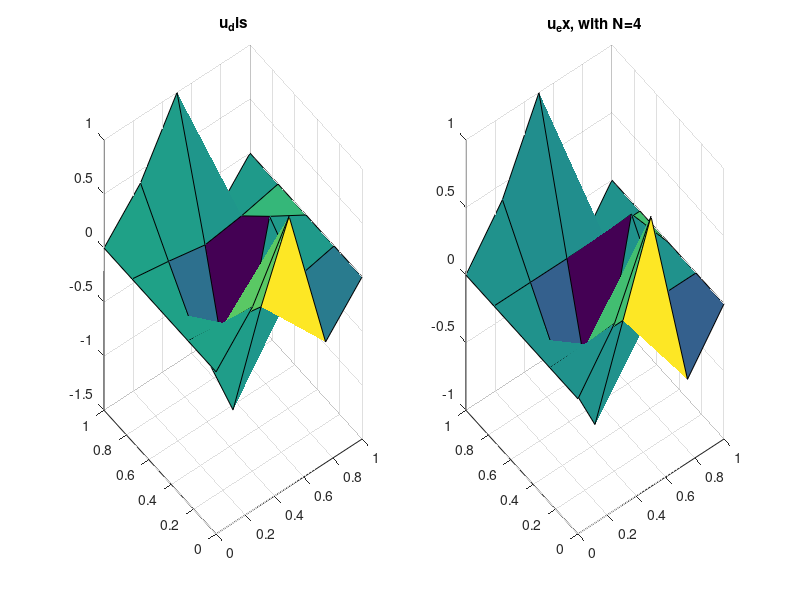
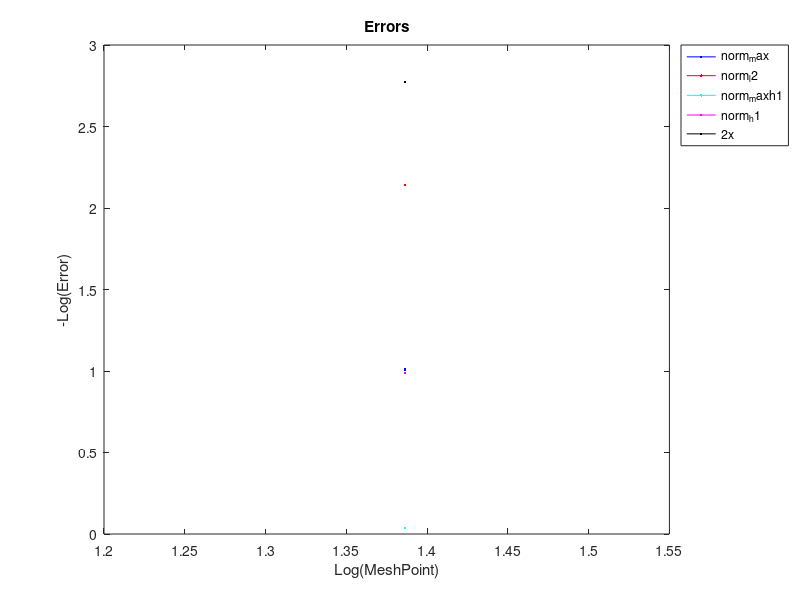

The MATLAB source for these figures, in order:
%% solve equation -u_xx(x,y)-u_yy(x,y)=f(x,y) with the Dirichlet boundary condition 
clear all
close all
clc
format short
%% Initial informations
ax=0.0;
bx=1.0;
ay=0.0;
by=1.0;
% cases=2;
u_ex = @(x,y)cos(2*pi*x)*sin(2*pi*y^2);
f = @(x,y) 4*pi*cos(2*pi*x)*(pi*sin(2*pi*y^2)*(1+4*y^2)-cos(2*pi*y^2));
N=4;% number of mesh points of first mesh
number_mesh=1;
number_mesh_point=zeros(number_mesh,1);
norm_max=zeros(number_mesh,1);
norm_l2=zeros(number_mesh,1);
norm_maxh1=zeros(number_mesh,1);
norm_h1=zeros(number_mesh,1);

%% Solve discrite solution and refine mesh
for inumber_mesh=1:number_mesh
    
    h=(bx-ax)/N;
    number_mesh_point(inumber_mesh)=N;
    
    %% Create mesh point    
    x=zeros(N+1,1);
    for i_iter=1:N+1
        x(i_iter)=(i_iter-1)*h;
    end
    y=zeros(N+1,1);
    for i_iter=1:N+1
        y(i_iter)=(i_iter-1)*h;
    end
    
    %% Create matrix A 
    A=zeros((N-1)*(N-1),(N-1)*(N-1));
    B=zeros(N-1,N-1);
    I_h=zeros(N-1,N-1);
    for i=1:N-1
        I_h(i,i)=1;
    end
    for i=1:N-1
        if(i==1)
            B(i,i)=4;
            B(i,i+1)=-1;
        else
            if(i==N-1)
                B(i,i)=4;
                B(i,i-1)=-1;
            else
                B(i,i)=4;
                B(i,i-1)=-1;
                B(i,i+1)=-1;
            end
        end
    end
    for i=1:N-1
        if(i==1)
            A((i-1)*(N-1)+1:i*(N-1),(i-1)*(N-1)+1:i*(N-1))=B;
            A((i-1)*(N-1)+1:i*(N-1),i*(N-1)+1:(i+1)*(N-1))=-I_h;
        else
            if(i==N-1)
                A((i-1)*(N-1)+1:i*(N-1),(i-1)*(N-1)+1:i*(N-1))=B;
                A((i-1)*(N-1)+1:i*(N-1),(i-2)*(N-1)+1:(i-1)*(N-1))=-I_h;
            else
                A((i-1)*(N-1)+1:i*(N-1),(i-1)*(N-1)+1:i*(N-1))=B;
                A((i-1)*(N-1)+1:i*(N-1),i*(N-1)+1:(i+1)*(N-1))=-I_h;
                A((i-1)*(N-1)+1:i*(N-1),(i-2)*(N-1)+1:(i-1)*(N-1))=-I_h;
            end
        end
    end
    A=(1/h^2)*A;
    
    %% Create vector F
    F=zeros((N-1)*(N-1),1);
    for i1=1:N-1
        for i2=1:N-1
            F((i1-1)*(N-1)+i2)=f(i1*h,i2*h);
            if(i1==1)
                if(i2==1)
                    F((i1-1)*(N-1)+i2)=F((i1-1)*(N-1)+i2)+u_ex((i1-1)*h,i2*h)/h^2+u_ex((i1)*h,(i2-1)*h)/h^2;
                else
                    if(i2==N-1)
                        F((i1-1)*(N-1)+i2)=F((i1-1)*(N-1)+i2)+u_ex((i1-1)*h,i2*h)/h^2+u_ex((i1)*h,(i2+1)*h)/h^2;
                    else
                        F((i1-1)*(N-1)+i2)=F((i1-1)*(N-1)+i2)+u_ex((i1-1)*h,i2*h)/h^2;
                    end
                end
            else
                if(i1==N-1)
                    if(i2==1)
                        F((i1-1)*(N-1)+i2)=F((i1-1)*(N-1)+i2)+u_ex((i1+1)*h,i2*h)/h^2+u_ex((i1)*h,(i2-1)*h)/h^2;
                    else
                        if(i2==N-1)
                            F((i1-1)*(N-1)+i2)=F((i1-1)*(N-1)+i2)+u_ex((i1+1)*h,i2*h)/h^2+u_ex((i1)*h,(i2+1)*h)/h^2;
                        else
                            F((i1-1)*(N-1)+i2)=F((i1-1)*(N-1)+i2)+u_ex((i1+1)*h,i2*h)/h^2;
                        end
                    end
                else
                    if(i2==1)
                        F((i1-1)*(N-1)+i2)=F((i1-1)*(N-1)+i2)+u_ex((i1)*h,(i2-1)*h)/h^2;
                    else
                        if(i2==N-1)
                            F((i1-1)*(N-1)+i2)=F((i1-1)*(N-1)+i2)+u_ex((i1)*h,(i2+1)*h)/h^2;
                        end
                    end
                end
            end
        end
    end
    
    %% Solve discrete solution
    u=A\F;
    
    
    %% Get exact solution
    u_exact=zeros((N+1),(N+1));
    for i1=1:N+1
        for i2=1:N+1
            u_exact(i1,i2)=u_ex(x(i1),y(i2));
        end
    end
    
    %% Create discrete solution with boundary
     u_dis=u_exact;
    for i1=1:N-1
        for i2=1:N-1
            u_dis(i1+1,i2+1)=u((i1-1)*(N-1)+i2);
        end
    end
    
    
    %% Figure exact and dicrete solutions
    figure
    subplot(1,2,1)
    surf(x,y,u_dis)
    title('u_dis')
%     zlim([0 1])
    subplot(1,2,2)
    surf(x,y,u_exact)
    title(['u_ex, with N=',num2str(N)])
%     zlim([0 1]);
    

%     n=length(u_dis);
 %% Calculate the error on L^infinity
    norm_max(inumber_mesh)=0.0;
    for i=1:N
        for j=1:N
            if (abs(u_dis(i,j)-u_exact(i,j)) > norm_max(inumber_mesh))
                  norm_max(inumber_mesh)=abs(u_dis(i,j)-u_exact(i,j));
            end
        end
    end    
    norm_max(inumber_mesh)
%%  Calculate the error on L^2 

    norm_l2(inumber_mesh)=0;
    for i=1:N
        for j=1:N
            norm_l2(inumber_mesh)=norm_l2(inumber_mesh)+(u_dis(i,j)-u_exact(i,j))^2*h^2;
        end
    end
    
    norm_l2(inumber_mesh)=(norm_l2(inumber_mesh))^(1/2);
    norm_l2(inumber_mesh)
%% Calculate the error on maxH1    

    norm_maxh1(inumber_mesh)=0;
    for i=1:N-1
        for j=1:N-1
            if (abs(((u_dis(i+1,j)-u_exact(i+1,j))-(u_dis(i,j)-u_exact(i,j)))/h) > norm_maxh1(inumber_mesh) )
              norm_maxh1(inumber_mesh)=abs(((u_dis(i+1,j)-u_exact(i+1,j))-(u_dis(i,j)-u_exact(i,j)))/h);
            end
        end
    end
    norm_maxh1(inumber_mesh)

%% Calculate the error on H1

    norm_h1(inumber_mesh)=0;
    for i=1:N-1
        for j=1:N-1
             norm_h1(inumber_mesh)=norm_h1(inumber_mesh)+(((u_dis(i+1,j)-u_exact(i+1,j))-(u_dis(i,j)-u_exact(i,j)))/h)^2*h^2;
        end
    end
    norm_h1(inumber_mesh)=(norm_h1(inumber_mesh))^(1/2);
    
 
%      legend('Exact Solution','Discrete Solution')
%     xlabel('x');ylabel('value');
%       title(['Comparison between exact and discrete solutions with N=',num2str(N)]);
    % ylim([-6 6])
   % xlim([0.1 0.9])
%% Refine mesh (increse mesh point)    
    N=2*N;

end 
%% Figure Norms 
figure
plot(log(number_mesh_point), -log(norm_max),'blue', log(number_mesh_point),-log(norm_l2), 'red',...
    log(number_mesh_point), -log(norm_maxh1), 'cyan', log(number_mesh_point), -log(norm_h1), 'magenta',...
    log(number_mesh_point), 2*log(number_mesh_point),'black');
    
xlabel('Log(MeshPoint)');ylabel('-Log(Error)');
title('Errors');
legend('norm_max','norm_l2','norm_maxh1','norm_h1','2x','Location','NorthEastOutside');  
